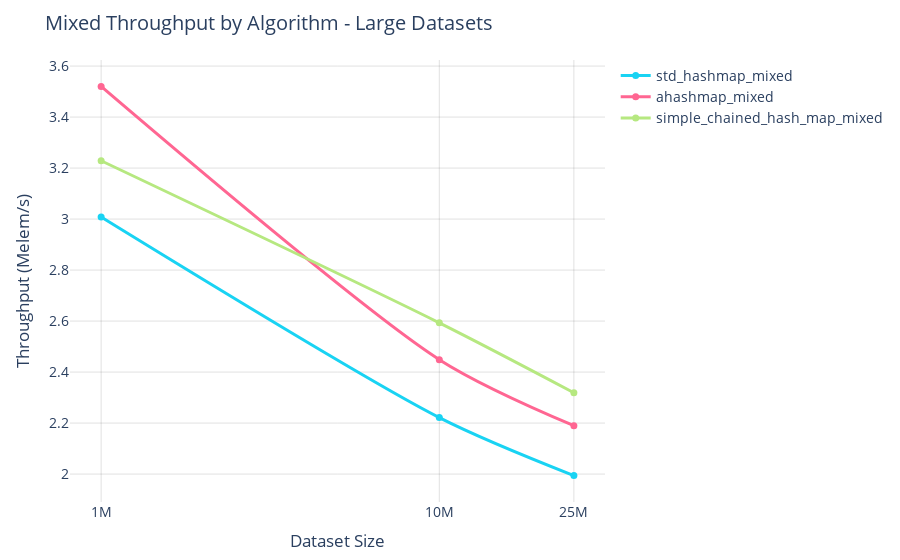

This figure's notebook cell:
### Code cell
fig = plot_bench(df, "mixed_workload", "Mixed Throughput by Algorithm - Large Datasets", bench_type="throughput",  min_size=1000000)
fig.show()

### Figure 1 — Plotly figure (JSON) as saved in the notebook; plotly's stock layout.template omitted (floating-point values rounded to 4 significant figures)
{"data": [{"hovertemplate": "Algorithm=std_hashmap_mixed<br>Dataset Size=%{x}<br>Throughput (Melem/s)=%{y}<extra></extra>", "legendgroup": "std_hashmap_mixed", "line": {"color": "#19d3f3", "dash": "solid", "shape": "spline", "smoothing": 0.8, "width": 3}, "marker": {"size": 7, "symbol": "circle"}, "mode": "lines+markers", "name": "std_hashmap_mixed", "orientation": "v", "showlegend": true, "type": "scatter", "x": [1000000, 10000000, 25000000], "xaxis": "x", "y": [3.008, 2.222, 1.994], "yaxis": "y"}, {"hovertemplate": "Algorithm=ahashmap_mixed<br>Dataset Size=%{x}<br>Throughput (Melem/s)=%{y}<extra></extra>", "legendgroup": "ahashmap_mixed", "line": {"color": "#FF6692", "dash": "solid", "shape": "spline", "smoothing": 0.8, "width": 3}, "marker": {"size": 7, "symbol": "circle"}, "mode": "lines+markers", "name": "ahashmap_mixed", "orientation": "v", "showlegend": true, "type": "scatter", "x": [1000000, 10000000, 25000000], "xaxis": "x", "y": [3.52, 2.449, 2.19], "yaxis": "y"}, {"hovertemplate": "Algorithm=simple_chained_hash_map_mixed<br>Dataset Size=%{x}<br>Throughput (Melem/s)=%{y}<extra></extra>", "legendgroup": "simple_chained_hash_map_mixed", "line": {"color": "#B6E880", "dash": "solid", "shape": "spline", "smoothing": 0.8, "width": 3}, "marker": {"size": 7, "symbol": "circle"}, "mode": "lines+markers", "name": "simple_chained_hash_map_mixed", "orientation": "v", "showlegend": true, "type": "scatter", "x": [1000000, 10000000, 25000000], "xaxis": "x", "y": [3.229, 2.593, 2.319], "yaxis": "y"}], "layout": {"autosize": true, "font": {"size": 14}, "hovermode": "x unified", "legend": {"title": {"text": ""}, "tracegroupgap": 0}, "margin": {"b": 55, "l": 70, "r": 20, "t": 60}, "title": {"text": "Mixed Throughput by Algorithm - Large Datasets"}, "xaxis": {"anchor": "y", "autorange": true, "domain": [0, 1], "gridcolor": "rgba(0, 0, 0, 0.12)", "range": [5.912, 7.486], "showgrid": true, "ticktext": ["10K", "100K", "1M", "10M", "25M"], "tickvals": [10000, 100000, 1000000, 10000000, 25000000], "title": {"text": "Dataset Size"}, "type": "log"}, "yaxis": {"anchor": "x", "autorange": true, "domain": [0, 1], "gridcolor": "rgba(0, 0, 0, 0.12)", "range": [1.874, 3.64], "showgrid": true, "title": {"text": "Throughput (Melem/s)"}, "type": "linear"}}}
